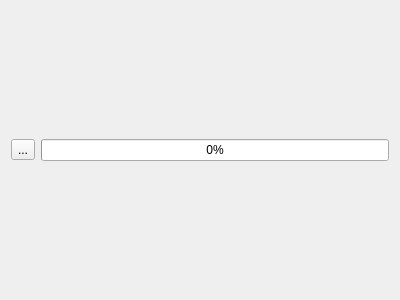
<?xml version="1.0" encoding="UTF-8"?>
<ui version="4.0">
 <class>SendFile</class>
 <widget class="QWidget" name="SendFile">
  <property name="geometry">
   <rect>
    <x>0</x>
    <y>0</y>
    <width>400</width>
    <height>300</height>
   </rect>
  </property>
  <property name="windowTitle">
   <string>Form</string>
  </property>
  <layout class="QHBoxLayout" name="horizontalLayout">
   <item>
    <widget class="QToolButton" name="toolButton">
     <property name="text">
      <string>...</string>
     </property>
     <property name="icon">
      <iconset resource="res.qrc">
       <normaloff>:/image/WJ.png</normaloff>:/image/WJ.png</iconset>
     </property>
    </widget>
   </item>
   <item>
    <widget class="QProgressBar" name="progressBar">
     <property name="value">
      <number>0</number>
     </property>
    </widget>
   </item>
  </layout>
 </widget>
 <resources>
  <include location="res.qrc"/>
 </resources>
 <connections/>
</ui>
